Frame 1 (no input): blank canvas, image omitted
Frame 60 (no input): blank canvas, image omitted
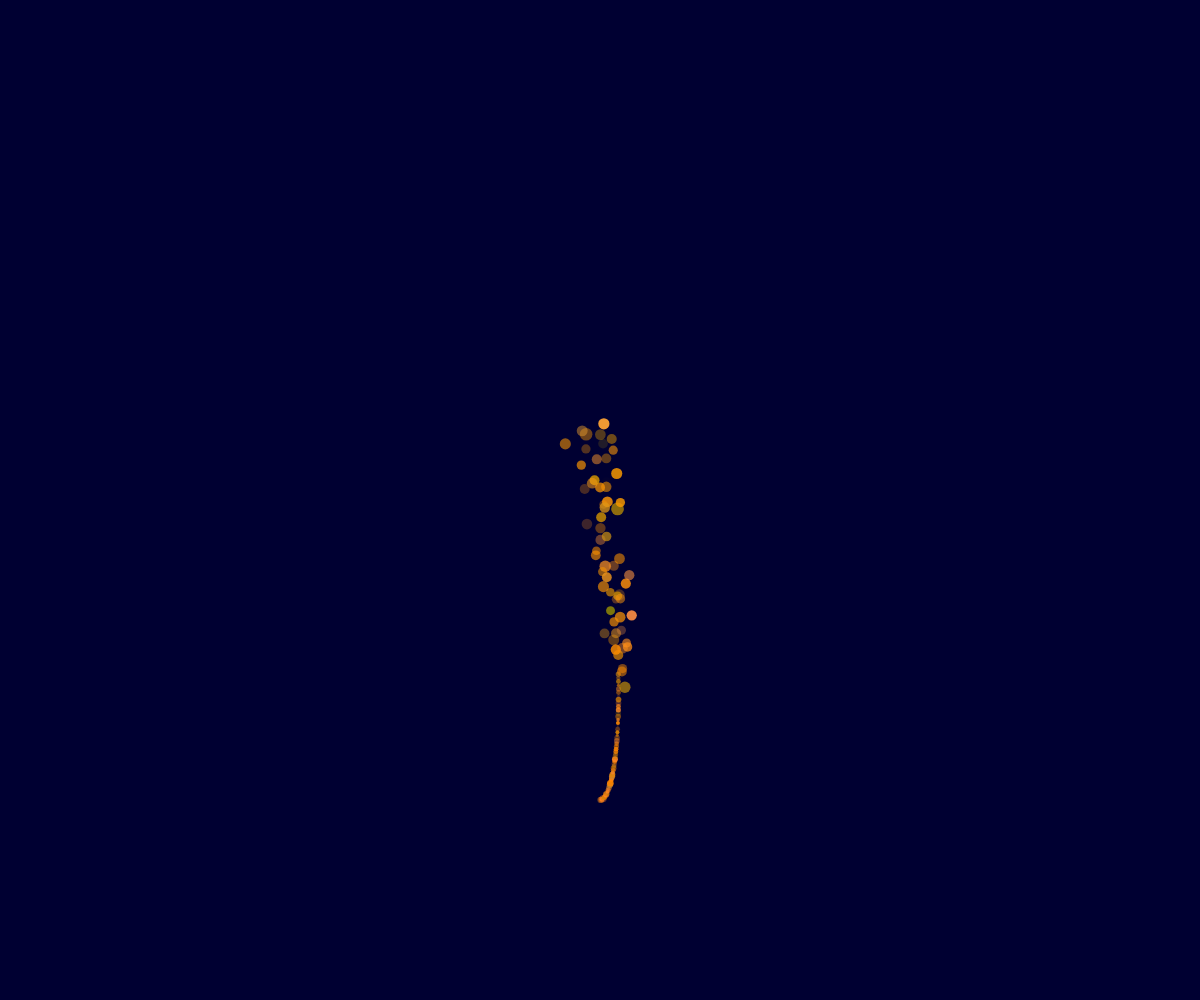
Frame 120 (the mouse pressed at the canvas centre since frame 60)

The p5.js sketch whose frames 1 and 60 were blank and that drew this single picture after the mouse press (run headless with seeded random() and noise() and a simulated clock; from frame 60 on, the mouse is pressed at the canvas centre):

// p5.js sketch
// ── sketch.js
var eposx, eposy, esize, angle, angle2, radius, dColor;
//**************************************************
function setup() {
  createCanvas(windowWidth, windowHeight);
  angleMode(DEGREES);

  angle = 0;	// ellipse size and main radius
  angle2 = 0;	// ellipse position

  noStroke();
  background(0,0,50);
}
//**************************************************
function draw() {
  angle += 1; // ellipseSize
  angle2 += 0.1; //randomGaussian(0.2,map(mouseX,0,windowWidth/2,0,0.3));

  radius = 50+250*cos(angle);

  posx = radius * sin(angle2) + windowWidth/2;
  posy = radius * cos(angle2) + windowHeight/2;
  
  posx = randomGaussian(posx,map(mouseY,0,windowHeight,0,20));
  posy = randomGaussian(posy,map(mouseY,0,windowHeight,0,20));
  esize = randomGaussian(5+map(mouseX,0,windowWidth,0,10));
  
  //dColor = map(dist(posx,posy,windowWidth/2,windowHeight/2),0,250,0,255);
  //fill(255,dColor,0);
  fill(randomGaussian(250,30),127*sin(angle2)+127,randomGaussian(0,30),randomGaussian(150,50));

  ellipse(posx,posy,esize);

}
